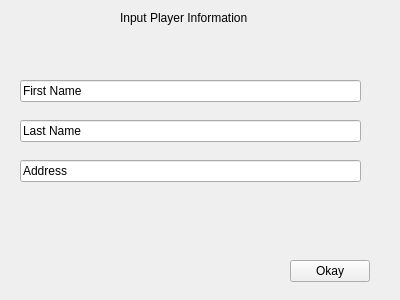
<?xml version="1.0" encoding="UTF-8"?>
<ui version="4.0">
 <class>Widget</class>
 <widget class="QWidget" name="Widget">
  <property name="geometry">
   <rect>
    <x>0</x>
    <y>0</y>
    <width>400</width>
    <height>300</height>
   </rect>
  </property>
  <property name="windowTitle">
   <string>Widget</string>
  </property>
  <widget class="QPushButton" name="okayButton">
   <property name="geometry">
    <rect>
     <x>290</x>
     <y>260</y>
     <width>80</width>
     <height>22</height>
    </rect>
   </property>
   <property name="text">
    <string>Okay</string>
   </property>
  </widget>
  <widget class="QLineEdit" name="firstNameLine">
   <property name="geometry">
    <rect>
     <x>20</x>
     <y>80</y>
     <width>341</width>
     <height>22</height>
    </rect>
   </property>
   <property name="text">
    <string>First Name</string>
   </property>
  </widget>
  <widget class="QLineEdit" name="lastNameLine">
   <property name="geometry">
    <rect>
     <x>20</x>
     <y>120</y>
     <width>341</width>
     <height>22</height>
    </rect>
   </property>
   <property name="text">
    <string>Last Name</string>
   </property>
  </widget>
  <widget class="QLineEdit" name="addressLine">
   <property name="geometry">
    <rect>
     <x>20</x>
     <y>160</y>
     <width>341</width>
     <height>22</height>
    </rect>
   </property>
   <property name="text">
    <string>Address</string>
   </property>
  </widget>
  <widget class="QLabel" name="mainLabel">
   <property name="geometry">
    <rect>
     <x>120</x>
     <y>10</y>
     <width>201</width>
     <height>16</height>
    </rect>
   </property>
   <property name="text">
    <string>Input Player Information</string>
   </property>
  </widget>
 </widget>
 <layoutdefault spacing="6" margin="11"/>
 <resources/>
 <connections/>
</ui>
